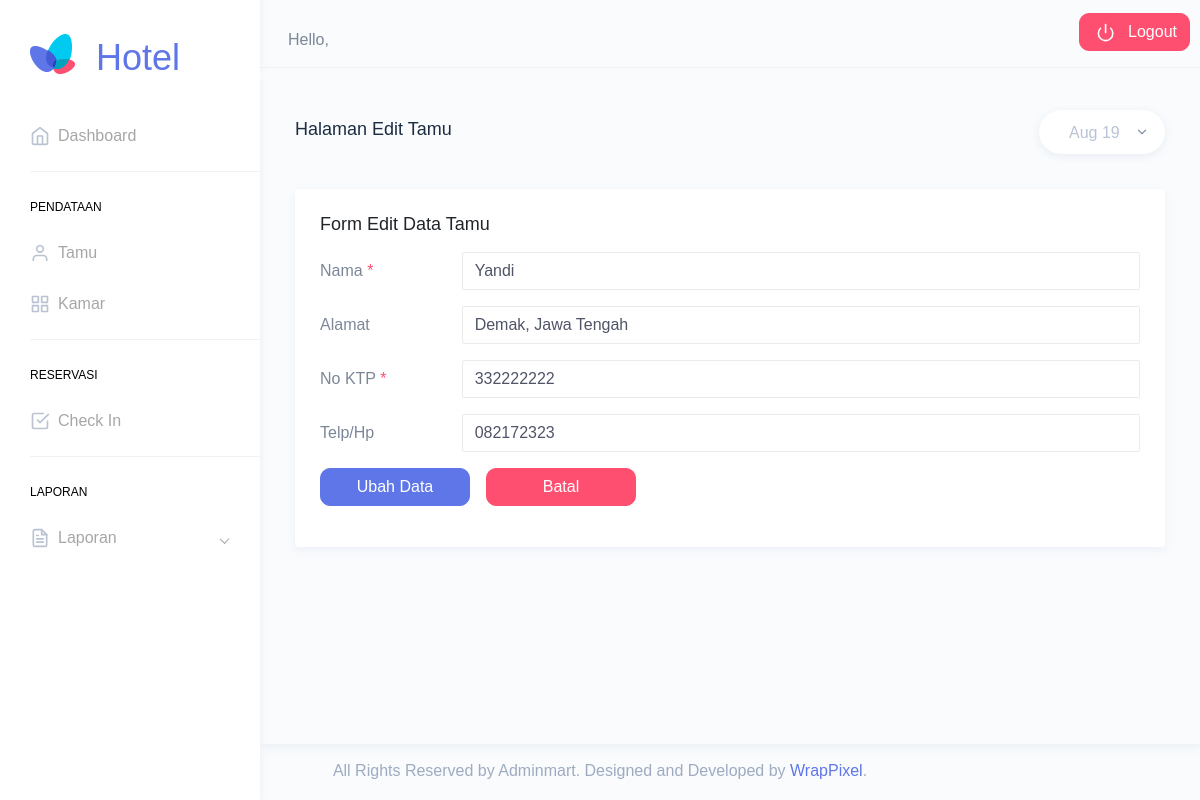
The page /tamu/edit_tamu/3 on the database its author committed.
### tables this page shows
CREATE TABLE `tamu` (
    `id_tamu` int(11) NOT NULL,
    `nama` varchar(256) NOT NULL,
    `alamat` text NOT NULL,
    `no_ktp` bigint(16) NOT NULL,
    `telp` varchar(25) NOT NULL
);

### application/libraries/template.php (called while the page is built)
<?php if (!defined('BASEPATH')) exit('No direct script access allowed');
class Template
{
  var $template_data = array();
  function set($name, $value)
  {
    $this->template_data[$name] = $value;
  }
  function load($template = '', $view = '', $view_data = array(), $return = FALSE)
  {
    $this->CI = &get_instance();
    $this->set('contents', $this->CI->load->view($view, $view_data, TRUE));
    return $this->CI->load->view($template, $this->template_data, $return);
  }
}

### application/controllers/Tamu.php (called while the page is built, shortened)
<?php
class Tamu extends CI_Controller
{
  public function edit_tamu()
  {
    $id =  $this->uri->segment(3);
    $data = [
      'title' => 'Halaman Edit Tamu',
      'user' => $this->db->get_where('user', ['username' => $this->session->userdata('username')])->row_array(),
      'tamu_id' => $this->tamu->getTamuId($id)
    ];
    $this->template->load("templates/templates", 'tamu/edit-tamu', $data);
  }
}

### index.php (called while the page is built, shortened)
<?php
require_once BASEPATH.'core/CodeIgniter.php';

### application/models/Tamu_model.php (called while the page is built, shortened)
<?php
class Tamu_model extends CI_Model
{
  public function getTamuId($id)
  {
    $this->db
      ->select('tamu.*')
      ->from('tamu')
      ->where('tamu.id_tamu', $id);
    return $this->db->get()->row_array();
  }
}

### application/views/tamu/edit-tamu.php (the view, shortened to what this page needs)
<div class="container-fluid">
  <div class="row">
    <div class="col-md-12">
      <div class="card">
        <div class="card-body">
          <h4 class="card-title">Form Edit Data Tamu</h4>
          <form class="mt-3 form-horizontal" method="POST" action="<?= base_url('tamu/aksi_edit_tamu') ?>">
            <div class="form-group row">
              <label for="inputHorizontalSuccess" class="col-sm-2 col-form-label">Nama <span class="text-danger">*</span></label>
              <div class="col-sm-10">
                <input type="text" class="form-control" name="nama" id="inputHorizontalSuccess" placeholder="Masukkan Nama" value="<?= $tamu_id['nama']; ?>">
              </div>
            </div>
            <div class="form-group row">
              <label for="inputHorizontalSuccess" class="col-sm-2 col-form-label">Alamat </label>
              <div class="col-sm-10">
                <input type="text" class="form-control " name="alamat" id="inputHorizontalSuccess" placeholder="Masukkan Alamat" value="<?= $tamu_id['alamat']; ?>">
              </div>
            </div>
            <div class="form-group row">
              <label for="inputHorizontalSuccess" class="col-sm-2 col-form-label">No KTP <span class="text-danger">*</span></label>
              <div class="col-sm-10">
                <input type="text" class="form-control " name="no_ktp" id="inputHorizontalSuccess" placeholder="Masukkan No KTP" value="<?= $tamu_id['no_ktp']; ?>">
              </div>
            </div>
            <div class="form-group row">
              <label for="inputHorizontalSuccess" class="col-sm-2 col-form-label">Telp/Hp </label>
              <div class="col-sm-10">
                <input type="text" class="form-control " name="telp" id="inputHorizontalSuccess" placeholder="Masukkan No Telpon/Hp" value="<?= $tamu_id['telp']; ?>">
              </div>
            </div>
            <div class="form-group row">
              <div class="col-6" style="display: flex;">
                <button class=" btn btn-primary" style="border-radius: 10px;width:150px" type="submit">Ubah Data</button>
                <a href="#" class="btn btn-danger ml-3" style="border-radius: 10px;width:150px" type="submit">Batal</a>
              </div>
            </div>
          </form>
        </div>
      </div>
    </div>
  </div>
</div>
</div>

### rows shown on the page
tamu: nama "Yandi", alamat "Demak, Jawa Tengah", no_ktp "332222222", telp "082172323"

### other values the page prints
$title "Halaman Edit Tamu"
